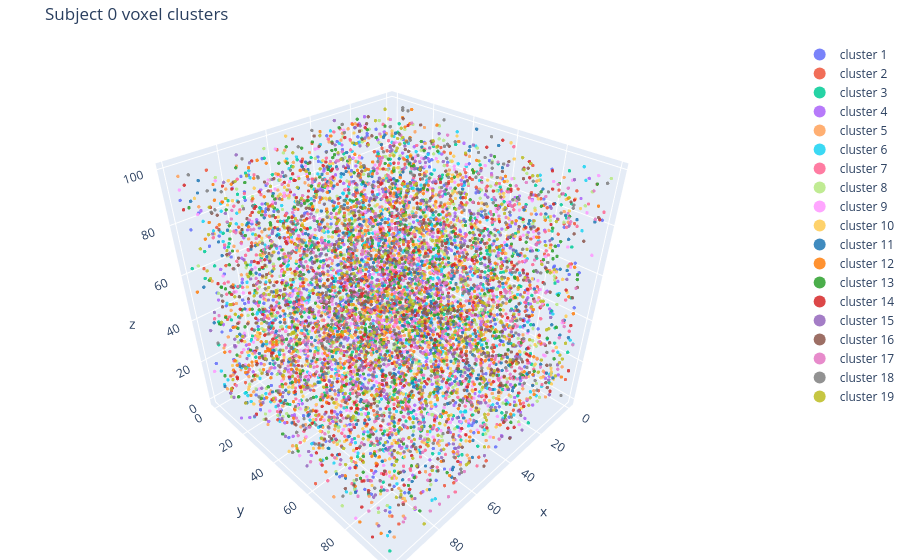
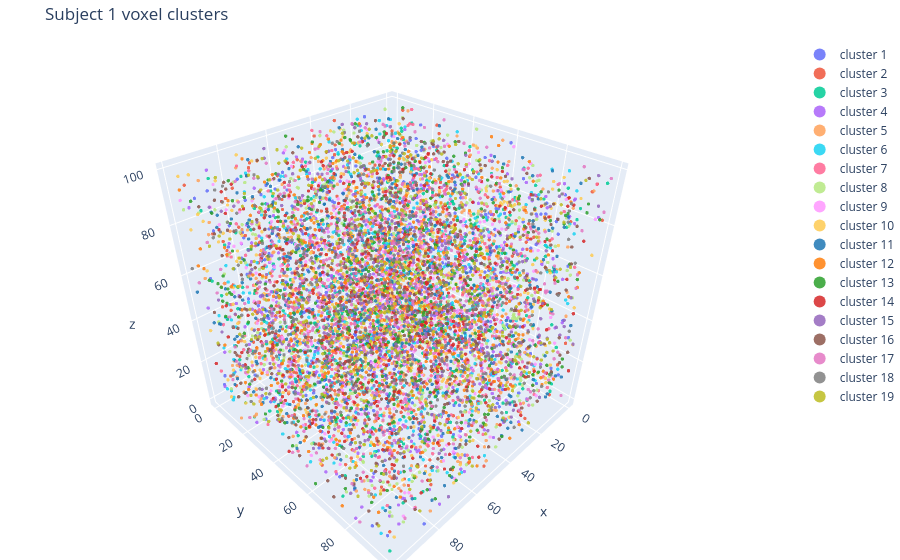
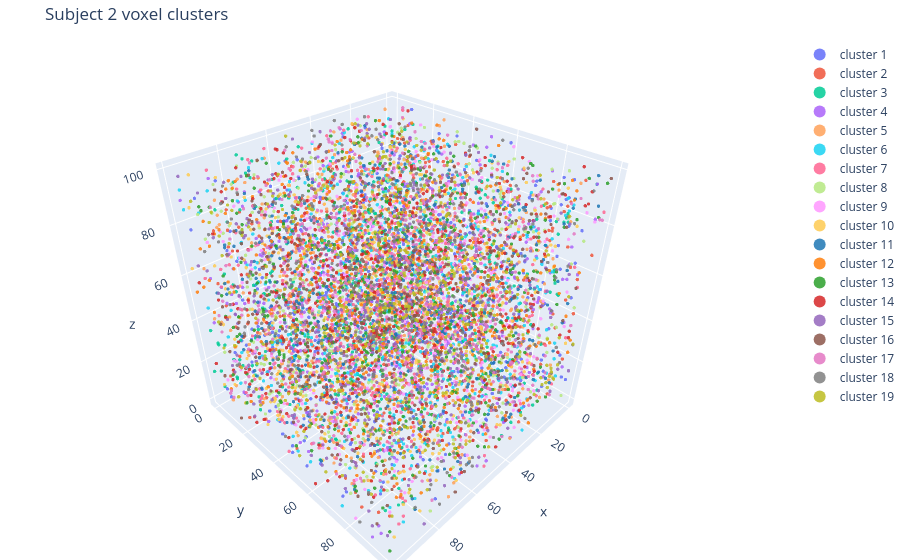

The notebook cell saved with these charts, in order:
### Code cell
from viz import plot_all_subject_clusters_3d

figs = plot_all_subject_clusters_3d(
    clu,
    include_unassigned=False,  # -1/0 라벨 제외 시각화
    marker_size=2.0,
    marker_opacity=0.85,
)

for subject_index, fig in enumerate(figs):
    print(f"subject {subject_index}: rendering cluster figure")
    fig.show()

### Figure 1 — Plotly figure (JSON) as saved in the notebook; plotly's stock layout.template omitted (floating-point values rounded to 4 significant figures; data arrays with more than 128 entries replaced by an {"elided": "..."} marker saying what was removed)
{"data": [{"marker": {"color": "#636EFA", "opacity": 0.85, "size": 2}, "mode": "markers", "name": "cluster 1", "type": "scatter3d", "x": {"elided": "474 float values"}, "y": {"elided": "474 float values"}, "z": {"elided": "474 float values"}}, {"marker": {"color": "#EF553B", "opacity": 0.85, "size": 2}, "mode": "markers", "name": "cluster 2", "type": "scatter3d", "x": {"elided": "494 float values"}, "y": {"elided": "494 float values"}, "z": {"elided": "494 float values"}}, {"marker": {"color": "#00CC96", "opacity": 0.85, "size": 2}, "mode": "markers", "name": "cluster 3", "type": "scatter3d", "x": {"elided": "487 float values"}, "y": {"elided": "487 float values"}, "z": {"elided": "487 float values"}}, {"marker": {"color": "#AB63FA", "opacity": 0.85, "size": 2}, "mode": "markers", "name": "cluster 4", "type": "scatter3d", "x": {"elided": "497 float values"}, "y": {"elided": "497 float values"}, "z": {"elided": "497 float values"}}, {"marker": {"color": "#FFA15A", "opacity": 0.85, "size": 2}, "mode": "markers", "name": "cluster 5", "type": "scatter3d", "x": {"elided": "484 float values"}, "y": {"elided": "484 float values"}, "z": {"elided": "484 float values"}}, {"marker": {"color": "#19D3F3", "opacity": 0.85, "size": 2}, "mode": "markers", "name": "cluster 6", "type": "scatter3d", "x": {"elided": "461 float values"}, "y": {"elided": "461 float values"}, "z": {"elided": "461 float values"}}, {"marker": {"color": "#FF6692", "opacity": 0.85, "size": 2}, "mode": "markers", "name": "cluster 7", "type": "scatter3d", "x": {"elided": "537 float values"}, "y": {"elided": "537 float values"}, "z": {"elided": "537 float values"}}, {"marker": {"color": "#B6E880", "opacity": 0.85, "size": 2}, "mode": "markers", "name": "cluster 8", "type": "scatter3d", "x": {"elided": "535 float values"}, "y": {"elided": "535 float values"}, "z": {"elided": "535 float values"}}, {"marker": {"color": "#FF97FF", "opacity": 0.85, "size": 2}, "mode": "markers", "name": "cluster 9", "type": "scatter3d", "x": {"elided": "500 float values"}, "y": {"elided": "500 float values"}, "z": {"elided": "500 float values"}}, {"marker": {"color": "#FECB52", "opacity": 0.85, "size": 2}, "mode": "markers", "name": "cluster 10", "type": "scatter3d", "x": {"elided": "502 float values"}, "y": {"elided": "502 float values"}, "z": {"elided": "502 float values"}}, {"marker": {"color": "#1F77B4", "opacity": 0.85, "size": 2}, "mode": "markers", "name": "cluster 11", "type": "scatter3d", "x": {"elided": "512 float values"}, "y": {"elided": "512 float values"}, "z": {"elided": "512 float values"}}, {"marker": {"color": "#FF7F0E", "opacity": 0.85, "size": 2}, "mode": "markers", "name": "cluster 12", "type": "scatter3d", "x": {"elided": "501 float values"}, "y": {"elided": "501 float values"}, "z": {"elided": "501 float values"}}, {"marker": {"color": "#2CA02C", "opacity": 0.85, "size": 2}, "mode": "markers", "name": "cluster 13", "type": "scatter3d", "x": {"elided": "516 float values"}, "y": {"elided": "516 float values"}, "z": {"elided": "516 float values"}}, {"marker": {"color": "#D62728", "opacity": 0.85, "size": 2}, "mode": "markers", "name": "cluster 14", "type": "scatter3d", "x": {"elided": "481 float values"}, "y": {"elided": "481 float values"}, "z": {"elided": "481 float values"}}, {"marker": {"color": "#9467BD", "opacity": 0.85, "size": 2}, "mode": "markers", "name": "cluster 15", "type": "scatter3d", "x": {"elided": "499 float values"}, "y": {"elided": "499 float values"}, "z": {"elided": "499 float values"}}, {"marker": {"color": "#8C564B", "opacity": 0.85, "size": 2}, "mode": "markers", "name": "cluster 16", "type": "scatter3d", "x": {"elided": "483 float values"}, "y": {"elided": "483 float values"}, "z": {"elided": "483 float values"}}, {"marker": {"color": "#E377C2", "opacity": 0.85, "size": 2}, "mode": "markers", "name": "cluster 17", "type": "scatter3d", "x": {"elided": "503 float values"}, "y": {"elided": "503 float values"}, "z": {"elided": "503 float values"}}, {"marker": {"color": "#7F7F7F", "opacity": 0.85, "size": 2}, "mode": "markers", "name": "cluster 18", "type": "scatter3d", "x": {"elided": "506 float values"}, "y": {"elided": "506 float values"}, "z": {"elided": "506 float values"}}, {"marker": {"color": "#BCBD22", "opacity": 0.85, "size": 2}, "mode": "markers", "name": "cluster 19", "type": "scatter3d", "x": {"elided": "505 float values"}, "y": {"elided": "505 float values"}, "z": {"elided": "505 float values"}}], "layout": {"legend": {"itemsizing": "constant"}, "margin": {"b": 0, "l": 0, "r": 0, "t": 40}, "scene": {"xaxis": {"title": {"text": "x"}}, "yaxis": {"title": {"text": "y"}}, "zaxis": {"title": {"text": "z"}}}, "title": {"text": "Subject 0 voxel clusters"}}}

### Figure 2 — Plotly figure (JSON) as saved in the notebook; plotly's stock layout.template omitted (floating-point values rounded to 4 significant figures; data arrays with more than 128 entries replaced by an {"elided": "..."} marker saying what was removed)
{"data": [{"marker": {"color": "#636EFA", "opacity": 0.85, "size": 2}, "mode": "markers", "name": "cluster 1", "type": "scatter3d", "x": {"elided": "509 float values"}, "y": {"elided": "509 float values"}, "z": {"elided": "509 float values"}}, {"marker": {"color": "#EF553B", "opacity": 0.85, "size": 2}, "mode": "markers", "name": "cluster 2", "type": "scatter3d", "x": {"elided": "521 float values"}, "y": {"elided": "521 float values"}, "z": {"elided": "521 float values"}}, {"marker": {"color": "#00CC96", "opacity": 0.85, "size": 2}, "mode": "markers", "name": "cluster 3", "type": "scatter3d", "x": {"elided": "491 float values"}, "y": {"elided": "491 float values"}, "z": {"elided": "491 float values"}}, {"marker": {"color": "#AB63FA", "opacity": 0.85, "size": 2}, "mode": "markers", "name": "cluster 4", "type": "scatter3d", "x": {"elided": "489 float values"}, "y": {"elided": "489 float values"}, "z": {"elided": "489 float values"}}, {"marker": {"color": "#FFA15A", "opacity": 0.85, "size": 2}, "mode": "markers", "name": "cluster 5", "type": "scatter3d", "x": {"elided": "546 float values"}, "y": {"elided": "546 float values"}, "z": {"elided": "546 float values"}}, {"marker": {"color": "#19D3F3", "opacity": 0.85, "size": 2}, "mode": "markers", "name": "cluster 6", "type": "scatter3d", "x": {"elided": "491 float values"}, "y": {"elided": "491 float values"}, "z": {"elided": "491 float values"}}, {"marker": {"color": "#FF6692", "opacity": 0.85, "size": 2}, "mode": "markers", "name": "cluster 7", "type": "scatter3d", "x": {"elided": "483 float values"}, "y": {"elided": "483 float values"}, "z": {"elided": "483 float values"}}, {"marker": {"color": "#B6E880", "opacity": 0.85, "size": 2}, "mode": "markers", "name": "cluster 8", "type": "scatter3d", "x": {"elided": "503 float values"}, "y": {"elided": "503 float values"}, "z": {"elided": "503 float values"}}, {"marker": {"color": "#FF97FF", "opacity": 0.85, "size": 2}, "mode": "markers", "name": "cluster 9", "type": "scatter3d", "x": {"elided": "474 float values"}, "y": {"elided": "474 float values"}, "z": {"elided": "474 float values"}}, {"marker": {"color": "#FECB52", "opacity": 0.85, "size": 2}, "mode": "markers", "name": "cluster 10", "type": "scatter3d", "x": {"elided": "482 float values"}, "y": {"elided": "482 float values"}, "z": {"elided": "482 float values"}}, {"marker": {"color": "#1F77B4", "opacity": 0.85, "size": 2}, "mode": "markers", "name": "cluster 11", "type": "scatter3d", "x": {"elided": "513 float values"}, "y": {"elided": "513 float values"}, "z": {"elided": "513 float values"}}, {"marker": {"color": "#FF7F0E", "opacity": 0.85, "size": 2}, "mode": "markers", "name": "cluster 12", "type": "scatter3d", "x": {"elided": "490 float values"}, "y": {"elided": "490 float values"}, "z": {"elided": "490 float values"}}, {"marker": {"color": "#2CA02C", "opacity": 0.85, "size": 2}, "mode": "markers", "name": "cluster 13", "type": "scatter3d", "x": {"elided": "500 float values"}, "y": {"elided": "500 float values"}, "z": {"elided": "500 float values"}}, {"marker": {"color": "#D62728", "opacity": 0.85, "size": 2}, "mode": "markers", "name": "cluster 14", "type": "scatter3d", "x": {"elided": "526 float values"}, "y": {"elided": "526 float values"}, "z": {"elided": "526 float values"}}, {"marker": {"color": "#9467BD", "opacity": 0.85, "size": 2}, "mode": "markers", "name": "cluster 15", "type": "scatter3d", "x": {"elided": "476 float values"}, "y": {"elided": "476 float values"}, "z": {"elided": "476 float values"}}, {"marker": {"color": "#8C564B", "opacity": 0.85, "size": 2}, "mode": "markers", "name": "cluster 16", "type": "scatter3d", "x": {"elided": "490 float values"}, "y": {"elided": "490 float values"}, "z": {"elided": "490 float values"}}, {"marker": {"color": "#E377C2", "opacity": 0.85, "size": 2}, "mode": "markers", "name": "cluster 17", "type": "scatter3d", "x": {"elided": "518 float values"}, "y": {"elided": "518 float values"}, "z": {"elided": "518 float values"}}, {"marker": {"color": "#7F7F7F", "opacity": 0.85, "size": 2}, "mode": "markers", "name": "cluster 18", "type": "scatter3d", "x": {"elided": "487 float values"}, "y": {"elided": "487 float values"}, "z": {"elided": "487 float values"}}, {"marker": {"color": "#BCBD22", "opacity": 0.85, "size": 2}, "mode": "markers", "name": "cluster 19", "type": "scatter3d", "x": {"elided": "510 float values"}, "y": {"elided": "510 float values"}, "z": {"elided": "510 float values"}}], "layout": {"legend": {"itemsizing": "constant"}, "margin": {"b": 0, "l": 0, "r": 0, "t": 40}, "scene": {"xaxis": {"title": {"text": "x"}}, "yaxis": {"title": {"text": "y"}}, "zaxis": {"title": {"text": "z"}}}, "title": {"text": "Subject 1 voxel clusters"}}}

### Figure 3 — Plotly figure (JSON) as saved in the notebook; plotly's stock layout.template omitted (floating-point values rounded to 4 significant figures; data arrays with more than 128 entries replaced by an {"elided": "..."} marker saying what was removed)
{"data": [{"marker": {"color": "#636EFA", "opacity": 0.85, "size": 2}, "mode": "markers", "name": "cluster 1", "type": "scatter3d", "x": {"elided": "517 float values"}, "y": {"elided": "517 float values"}, "z": {"elided": "517 float values"}}, {"marker": {"color": "#EF553B", "opacity": 0.85, "size": 2}, "mode": "markers", "name": "cluster 2", "type": "scatter3d", "x": {"elided": "489 float values"}, "y": {"elided": "489 float values"}, "z": {"elided": "489 float values"}}, {"marker": {"color": "#00CC96", "opacity": 0.85, "size": 2}, "mode": "markers", "name": "cluster 3", "type": "scatter3d", "x": {"elided": "495 float values"}, "y": {"elided": "495 float values"}, "z": {"elided": "495 float values"}}, {"marker": {"color": "#AB63FA", "opacity": 0.85, "size": 2}, "mode": "markers", "name": "cluster 4", "type": "scatter3d", "x": {"elided": "476 float values"}, "y": {"elided": "476 float values"}, "z": {"elided": "476 float values"}}, {"marker": {"color": "#FFA15A", "opacity": 0.85, "size": 2}, "mode": "markers", "name": "cluster 5", "type": "scatter3d", "x": {"elided": "511 float values"}, "y": {"elided": "511 float values"}, "z": {"elided": "511 float values"}}, {"marker": {"color": "#19D3F3", "opacity": 0.85, "size": 2}, "mode": "markers", "name": "cluster 6", "type": "scatter3d", "x": {"elided": "494 float values"}, "y": {"elided": "494 float values"}, "z": {"elided": "494 float values"}}, {"marker": {"color": "#FF6692", "opacity": 0.85, "size": 2}, "mode": "markers", "name": "cluster 7", "type": "scatter3d", "x": {"elided": "546 float values"}, "y": {"elided": "546 float values"}, "z": {"elided": "546 float values"}}, {"marker": {"color": "#B6E880", "opacity": 0.85, "size": 2}, "mode": "markers", "name": "cluster 8", "type": "scatter3d", "x": {"elided": "448 float values"}, "y": {"elided": "448 float values"}, "z": {"elided": "448 float values"}}, {"marker": {"color": "#FF97FF", "opacity": 0.85, "size": 2}, "mode": "markers", "name": "cluster 9", "type": "scatter3d", "x": {"elided": "466 float values"}, "y": {"elided": "466 float values"}, "z": {"elided": "466 float values"}}, {"marker": {"color": "#FECB52", "opacity": 0.85, "size": 2}, "mode": "markers", "name": "cluster 10", "type": "scatter3d", "x": {"elided": "524 float values"}, "y": {"elided": "524 float values"}, "z": {"elided": "524 float values"}}, {"marker": {"color": "#1F77B4", "opacity": 0.85, "size": 2}, "mode": "markers", "name": "cluster 11", "type": "scatter3d", "x": {"elided": "478 float values"}, "y": {"elided": "478 float values"}, "z": {"elided": "478 float values"}}, {"marker": {"color": "#FF7F0E", "opacity": 0.85, "size": 2}, "mode": "markers", "name": "cluster 12", "type": "scatter3d", "x": {"elided": "527 float values"}, "y": {"elided": "527 float values"}, "z": {"elided": "527 float values"}}, {"marker": {"color": "#2CA02C", "opacity": 0.85, "size": 2}, "mode": "markers", "name": "cluster 13", "type": "scatter3d", "x": {"elided": "506 float values"}, "y": {"elided": "506 float values"}, "z": {"elided": "506 float values"}}, {"marker": {"color": "#D62728", "opacity": 0.85, "size": 2}, "mode": "markers", "name": "cluster 14", "type": "scatter3d", "x": {"elided": "514 float values"}, "y": {"elided": "514 float values"}, "z": {"elided": "514 float values"}}, {"marker": {"color": "#9467BD", "opacity": 0.85, "size": 2}, "mode": "markers", "name": "cluster 15", "type": "scatter3d", "x": {"elided": "482 float values"}, "y": {"elided": "482 float values"}, "z": {"elided": "482 float values"}}, {"marker": {"color": "#8C564B", "opacity": 0.85, "size": 2}, "mode": "markers", "name": "cluster 16", "type": "scatter3d", "x": {"elided": "503 float values"}, "y": {"elided": "503 float values"}, "z": {"elided": "503 float values"}}, {"marker": {"color": "#E377C2", "opacity": 0.85, "size": 2}, "mode": "markers", "name": "cluster 17", "type": "scatter3d", "x": {"elided": "495 float values"}, "y": {"elided": "495 float values"}, "z": {"elided": "495 float values"}}, {"marker": {"color": "#7F7F7F", "opacity": 0.85, "size": 2}, "mode": "markers", "name": "cluster 18", "type": "scatter3d", "x": {"elided": "483 float values"}, "y": {"elided": "483 float values"}, "z": {"elided": "483 float values"}}, {"marker": {"color": "#BCBD22", "opacity": 0.85, "size": 2}, "mode": "markers", "name": "cluster 19", "type": "scatter3d", "x": {"elided": "505 float values"}, "y": {"elided": "505 float values"}, "z": {"elided": "505 float values"}}], "layout": {"legend": {"itemsizing": "constant"}, "margin": {"b": 0, "l": 0, "r": 0, "t": 40}, "scene": {"xaxis": {"title": {"text": "x"}}, "yaxis": {"title": {"text": "y"}}, "zaxis": {"title": {"text": "z"}}}, "title": {"text": "Subject 2 voxel clusters"}}}
